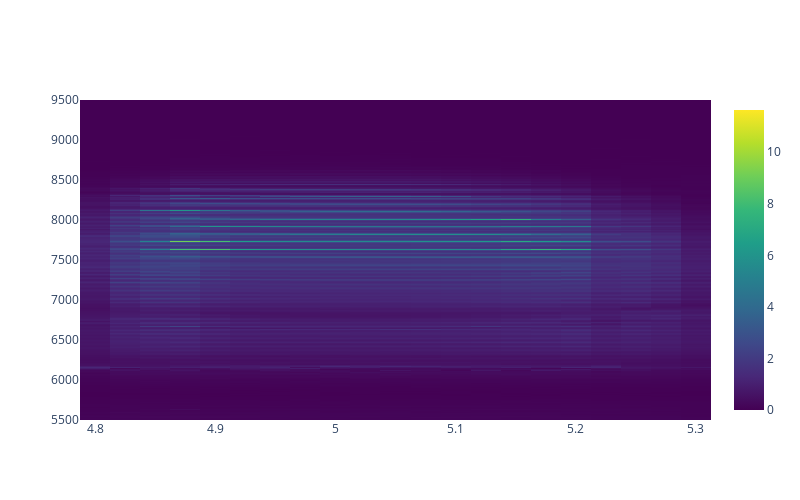

Here is the notebook cell this chart was saved with:
### Code cell
import plotly.graph_objects  as go
fig_current=go.Figure(data=go.Heatmap(z=mags.T, x=current_array*1e3, y=freqs*1e-6, colorscale='Viridis')) #, zsmooth='best')) #zmax=20,  zmin=0, 
fig_current.update_layout(
    autosize=False,
    width=800,
    height=500)
fig_current.update_yaxes(automargin=True)
fig_current.update_xaxes(automargin=True)
fig_current.show()

### Figure 1 — Plotly figure (JSON) as saved in the notebook; plotly's stock layout.template omitted (floating-point values rounded to 4 significant figures; data arrays with more than 128 entries replaced by an {"elided": "..."} marker saying what was removed)
{"data": [{"colorscale": [[0, "#440154"], [0.1111, "#482878"], [0.2222, "#3e4989"], [0.3333, "#31688e"], [0.4444, "#26828e"], [0.5556, "#1f9e89"], [0.6667, "#35b779"], [0.7778, "#6ece58"], [0.8889, "#b5de2b"], [1, "#fde725"]], "type": "heatmap", "x": [4.8, 4.825, 4.85, 4.875, 4.9, 4.925, 4.95, 4.975, 5.0, 5.025, 5.05, 5.075, 5.1, 5.125, 5.15, 5.175, 5.2, 5.225, 5.25, 5.275, 5.3], "y": {"elided": "5001 float values"}, "z": {"elided": "5001x21 float values"}}], "layout": {"autosize": false, "height": 500, "width": 800, "xaxis": {"automargin": true}, "yaxis": {"automargin": true}}}
